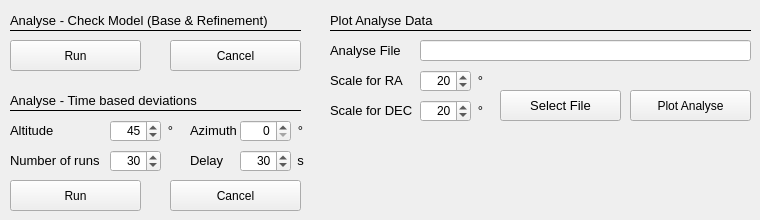
   <widget class="QWidget" name="tab_5">
    <attribute name="title">
     <string>Model Analyse</string>
    </attribute>
    <widget class="QPushButton" name="btn_runAnalyseModel">
     <property name="geometry">
      <rect>
       <x>10</x>
       <y>40</y>
       <width>131</width>
       <height>31</height>
      </rect>
     </property>
     <property name="toolTip">
      <string>Runs a refinment cycle without updating the mount model</string>
     </property>
     <property name="text">
      <string>Run</string>
     </property>
    </widget>
    <widget class="QPushButton" name="btn_cancelAnalyseModel">
     <property name="geometry">
      <rect>
       <x>170</x>
       <y>40</y>
       <width>131</width>
       <height>31</height>
      </rect>
     </property>
     <property name="toolTip">
      <string>Cancels the model run in the next cycle</string>
     </property>
     <property name="text">
      <string>Cancel</string>
     </property>
    </widget>
    <widget class="QPushButton" name="btn_runPlotAnalyse">
     <property name="geometry">
      <rect>
       <x>630</x>
       <y>90</y>
       <width>121</width>
       <height>31</height>
      </rect>
     </property>
     <property name="toolTip">
      <string>Draws a plot windows with the analysis data</string>
     </property>
     <property name="text">
      <string>Plot Analyse</string>
     </property>
    </widget>
    <widget class="QPushButton" name="btn_selectAnalyseFileName">
     <property name="geometry">
      <rect>
       <x>500</x>
       <y>90</y>
       <width>121</width>
       <height>31</height>
      </rect>
     </property>
     <property name="font">
      <font>
       <pointsize>10</pointsize>
      </font>
     </property>
     <property name="toolTip">
      <string>Sets dual tracking on / off</string>
     </property>
     <property name="text">
      <string>Select File</string>
     </property>
    </widget>
    <widget class="QLabel" name="label_90">
     <property name="geometry">
      <rect>
       <x>330</x>
       <y>40</y>
       <width>121</width>
       <height>21</height>
      </rect>
     </property>
     <property name="font">
      <font>
       <pointsize>10</pointsize>
      </font>
     </property>
     <property name="text">
      <string>Analyse File</string>
     </property>
    </widget>
    <widget class="QLineEdit" name="le_analyseFileName">
     <property name="geometry">
      <rect>
       <x>420</x>
       <y>40</y>
       <width>331</width>
       <height>21</height>
      </rect>
     </property>
     <property name="font">
      <font>
       <family>Courier</family>
       <pointsize>10</pointsize>
       <weight>75</weight>
       <bold>true</bold>
      </font>
     </property>
     <property name="mouseTracking">
      <bool>false</bool>
     </property>
     <property name="acceptDrops">
      <bool>false</bool>
     </property>
     <property name="toolTip">
      <string>Name of Analysis file, where the data ist stored</string>
     </property>
     <property name="layoutDirection">
      <enum>Qt::RightToLeft</enum>
     </property>
     <property name="readOnly">
      <bool>false</bool>
     </property>
    </widget>
    <widget class="Line" name="line_29">
     <property name="geometry">
      <rect>
       <x>330</x>
       <y>20</y>
       <width>421</width>
       <height>21</height>
      </rect>
     </property>
     <property name="frameShadow">
      <enum>QFrame::Plain</enum>
     </property>
     <property name="orientation">
      <enum>Qt::Horizontal</enum>
     </property>
    </widget>
    <widget class="QDoubleSpinBox" name="scalePlotDEC">
     <property name="geometry">
      <rect>
       <x>420</x>
       <y>100</y>
       <width>51</width>
       <height>22</height>
      </rect>
     </property>
     <property name="toolTip">
      <string>resulting focal length - please think of reducers etc.</string>
     </property>
     <property name="alignment">
      <set>Qt::AlignRight|Qt::AlignTrailing|Qt::AlignVCenter</set>
     </property>
     <property name="decimals">
      <number>0</number>
     </property>
     <property name="minimum">
      <double>5.000000000000000</double>
     </property>
     <property name="maximum">
      <double>50.000000000000000</double>
     </property>
     <property name="singleStep">
      <double>5.000000000000000</double>
     </property>
     <property name="value">
      <double>20.000000000000000</double>
     </property>
    </widget>
    <widget class="QLabel" name="label_93">
     <property name="geometry">
      <rect>
       <x>330</x>
       <y>70</y>
       <width>121</width>
       <height>21</height>
      </rect>
     </property>
     <property name="font">
      <font>
       <pointsize>10</pointsize>
      </font>
     </property>
     <property name="text">
      <string>Scale for RA</string>
     </property>
    </widget>
    <widget class="QLabel" name="label_94">
     <property name="geometry">
      <rect>
       <x>330</x>
       <y>100</y>
       <width>121</width>
       <height>21</height>
      </rect>
     </property>
     <property name="font">
      <font>
       <pointsize>10</pointsize>
      </font>
     </property>
     <property name="text">
      <string>Scale for DEC</string>
     </property>
    </widget>
    <widget class="QDoubleSpinBox" name="scalePlotRA">
     <property name="geometry">
      <rect>
       <x>420</x>
       <y>70</y>
       <width>51</width>
       <height>22</height>
      </rect>
     </property>
     <property name="toolTip">
      <string>resulting focal length - please think of reducers etc.</string>
     </property>
     <property name="alignment">
      <set>Qt::AlignRight|Qt::AlignTrailing|Qt::AlignVCenter</set>
     </property>
     <property name="decimals">
      <number>0</number>
     </property>
     <property name="minimum">
      <double>5.000000000000000</double>
     </property>
     <property name="maximum">
      <double>50.000000000000000</double>
     </property>
     <property name="singleStep">
      <double>5.000000000000000</double>
     </property>
     <property name="value">
      <double>20.000000000000000</double>
     </property>
    </widget>
    <widget class="QLabel" name="label_98">
     <property name="geometry">
      <rect>
       <x>10</x>
       <y>10</y>
       <width>271</width>
       <height>21</height>
      </rect>
     </property>
     <property name="font">
      <font>
       <pointsize>10</pointsize>
      </font>
     </property>
     <property name="text">
      <string>Analyse - Check Model (Base &amp; Refinement)</string>
     </property>
    </widget>
    <widget class="Line" name="line_32">
     <property name="geometry">
      <rect>
       <x>10</x>
       <y>20</y>
       <width>291</width>
       <height>21</height>
      </rect>
     </property>
     <property name="frameShadow">
      <enum>QFrame::Plain</enum>
     </property>
     <property name="orientation">
      <enum>Qt::Horizontal</enum>
     </property>
    </widget>
    <widget class="QLabel" name="label_99">
     <property name="geometry">
      <rect>
       <x>330</x>
       <y>10</y>
       <width>161</width>
       <height>21</height>
      </rect>
     </property>
     <property name="font">
      <font>
       <pointsize>10</pointsize>
      </font>
     </property>
     <property name="text">
      <string>Plot Analyse Data</string>
     </property>
    </widget>
    <widget class="QLabel" name="label_107">
     <property name="geometry">
      <rect>
       <x>10</x>
       <y>90</y>
       <width>191</width>
       <height>21</height>
      </rect>
     </property>
     <property name="font">
      <font>
       <pointsize>10</pointsize>
      </font>
     </property>
     <property name="text">
      <string>Analyse - Time based deviations</string>
     </property>
    </widget>
    <widget class="QPushButton" name="btn_cancelTimeChangeModel">
     <property name="geometry">
      <rect>
       <x>170</x>
       <y>180</y>
       <width>131</width>
       <height>31</height>
      </rect>
     </property>
     <property name="toolTip">
      <string>Cancels the model run in the next cycle</string>
     </property>
     <property name="text">
      <string>Cancel</string>
     </property>
    </widget>
    <widget class="QPushButton" name="btn_runTimeChangeModel">
     <property name="geometry">
      <rect>
       <x>10</x>
       <y>180</y>
       <width>131</width>
       <height>31</height>
      </rect>
     </property>
     <property name="toolTip">
      <string>Runs a refinment cycle without updating the mount model</string>
     </property>
     <property name="text">
      <string>Run</string>
     </property>
    </widget>
    <widget class="Line" name="line_33">
     <property name="geometry">
      <rect>
       <x>10</x>
       <y>100</y>
       <width>291</width>
       <height>21</height>
      </rect>
     </property>
     <property name="frameShadow">
      <enum>QFrame::Plain</enum>
     </property>
     <property name="orientation">
      <enum>Qt::Horizontal</enum>
     </property>
    </widget>
    <widget class="QLabel" name="label_174">
     <property name="geometry">
      <rect>
       <x>10</x>
       <y>120</y>
       <width>51</width>
       <height>21</height>
      </rect>
     </property>
     <property name="font">
      <font>
       <pointsize>10</pointsize>
      </font>
     </property>
     <property name="text">
      <string>Altitude</string>
     </property>
    </widget>
    <widget class="QDoubleSpinBox" name="azimuthTimeChange">
     <property name="geometry">
      <rect>
       <x>240</x>
       <y>120</y>
       <width>51</width>
       <height>22</height>
      </rect>
     </property>
     <property name="alignment">
      <set>Qt::AlignRight|Qt::AlignTrailing|Qt::AlignVCenter</set>
     </property>
     <property name="decimals">
      <number>0</number>
     </property>
     <property name="maximum">
      <double>359.000000000000000</double>
     </property>
     <property name="singleStep">
      <double>1.000000000000000</double>
     </property>
     <property name="value">
      <double>0.000000000000000</double>
     </property>
    </widget>
    <widget class="QLabel" name="label_175">
     <property name="geometry">
      <rect>
       <x>190</x>
       <y>120</y>
       <width>51</width>
       <height>21</height>
      </rect>
     </property>
     <property name="font">
      <font>
       <pointsize>10</pointsize>
      </font>
     </property>
     <property name="text">
      <string>Azimuth</string>
     </property>
    </widget>
    <widget class="QDoubleSpinBox" name="altitudeTimeChange">
     <property name="geometry">
      <rect>
       <x>110</x>
       <y>120</y>
       <width>51</width>
       <height>22</height>
      </rect>
     </property>
     <property name="alignment">
      <set>Qt::AlignRight|Qt::AlignTrailing|Qt::AlignVCenter</set>
     </property>
     <property name="decimals">
      <number>0</number>
     </property>
     <property name="minimum">
      <double>0.000000000000000</double>
     </property>
     <property name="maximum">
      <double>90.000000000000000</double>
     </property>
     <property name="singleStep">
      <double>1.000000000000000</double>
     </property>
     <property name="value">
      <double>45.000000000000000</double>
     </property>
    </widget>
    <widget class="QLabel" name="label_176">
     <property name="geometry">
      <rect>
       <x>10</x>
       <y>150</y>
       <width>91</width>
       <height>21</height>
      </rect>
     </property>
     <property name="font">
      <font>
       <pointsize>10</pointsize>
      </font>
     </property>
     <property name="text">
      <string>Number of runs</string>
     </property>
    </widget>
    <widget class="QDoubleSpinBox" name="numberRunsTimeChange">
     <property name="geometry">
      <rect>
       <x>110</x>
       <y>150</y>
       <width>51</width>
       <height>22</height>
      </rect>
     </property>
     <property name="alignment">
      <set>Qt::AlignRight|Qt::AlignTrailing|Qt::AlignVCenter</set>
     </property>
     <property name="decimals">
      <number>0</number>
     </property>
     <property name="minimum">
      <double>10.000000000000000</double>
     </property>
     <property name="maximum">
      <double>300.000000000000000</double>
     </property>
     <property name="singleStep">
      <double>1.000000000000000</double>
     </property>
     <property name="value">
      <double>30.000000000000000</double>
     </property>
    </widget>
    <widget class="QLabel" name="label_111">
     <property name="geometry">
      <rect>
       <x>290</x>
       <y>120</y>
       <width>21</width>
       <height>20</height>
      </rect>
     </property>
     <property name="font">
      <font>
       <pointsize>10</pointsize>
      </font>
     </property>
     <property name="text">
      <string>°</string>
     </property>
     <property name="alignment">
      <set>Qt::AlignCenter</set>
     </property>
     <property name="wordWrap">
      <bool>false</bool>
     </property>
    </widget>
    <widget class="QLabel" name="label_112">
     <property name="geometry">
      <rect>
       <x>160</x>
       <y>120</y>
       <width>21</width>
       <height>20</height>
      </rect>
     </property>
     <property name="font">
      <font>
       <pointsize>10</pointsize>
      </font>
     </property>
     <property name="text">
      <string>°</string>
     </property>
     <property name="alignment">
      <set>Qt::AlignCenter</set>
     </property>
     <property name="wordWrap">
      <bool>false</bool>
     </property>
    </widget>
    <widget class="QLabel" name="label_113">
     <property name="geometry">
      <rect>
       <x>470</x>
       <y>70</y>
       <width>21</width>
       <height>20</height>
      </rect>
     </property>
     <property name="font">
      <font>
       <pointsize>10</pointsize>
      </font>
     </property>
     <property name="text">
      <string>°</string>
     </property>
     <property name="alignment">
      <set>Qt::AlignCenter</set>
     </property>
     <property name="wordWrap">
      <bool>false</bool>
     </property>
    </widget>
    <widget class="QLabel" name="label_114">
     <property name="geometry">
      <rect>
       <x>470</x>
       <y>100</y>
       <width>21</width>
       <height>20</height>
      </rect>
     </property>
     <property name="font">
      <font>
       <pointsize>10</pointsize>
      </font>
     </property>
     <property name="text">
      <string>°</string>
     </property>
     <property name="alignment">
      <set>Qt::AlignCenter</set>
     </property>
     <property name="wordWrap">
      <bool>false</bool>
     </property>
    </widget>
    <widget class="QLabel" name="label_177">
     <property name="geometry">
      <rect>
       <x>190</x>
       <y>150</y>
       <width>41</width>
       <height>21</height>
      </rect>
     </property>
     <property name="font">
      <font>
       <pointsize>10</pointsize>
      </font>
     </property>
     <property name="text">
      <string>Delay</string>
     </property>
    </widget>
    <widget class="QDoubleSpinBox" name="delayTimeTimeChange">
     <property name="geometry">
      <rect>
       <x>240</x>
       <y>150</y>
       <width>51</width>
       <height>22</height>
      </rect>
     </property>
     <property name="alignment">
      <set>Qt::AlignRight|Qt::AlignTrailing|Qt::AlignVCenter</set>
     </property>
     <property name="decimals">
      <number>0</number>
     </property>
     <property name="minimum">
      <double>1.000000000000000</double>
     </property>
     <property name="maximum">
      <double>300.000000000000000</double>
     </property>
     <property name="singleStep">
      <double>1.000000000000000</double>
     </property>
     <property name="value">
      <double>30.000000000000000</double>
     </property>
    </widget>
    <widget class="QLabel" name="label_115">
     <property name="geometry">
      <rect>
       <x>290</x>
       <y>150</y>
       <width>21</width>
       <height>20</height>
      </rect>
     </property>
     <property name="font">
      <font>
       <pointsize>10</pointsize>
      </font>
     </property>
     <property name="text">
      <string>s</string>
     </property>
     <property name="alignment">
      <set>Qt::AlignCenter</set>
     </property>
     <property name="wordWrap">
      <bool>false</bool>
     </property>
    </widget>
   </widget>
